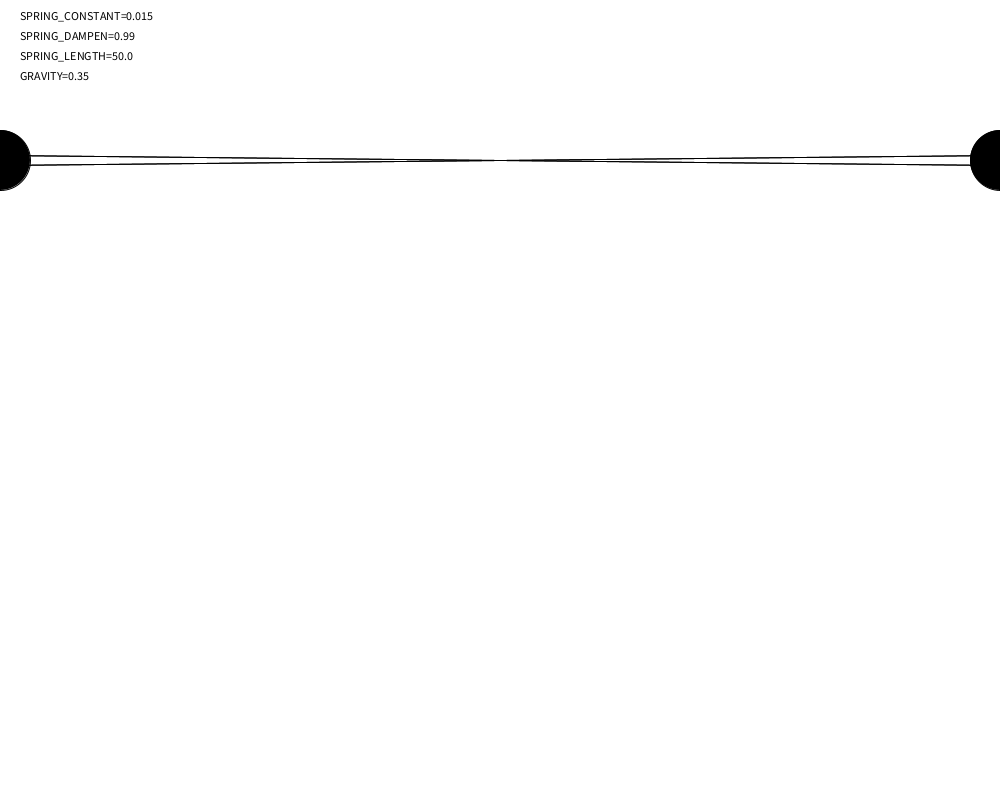
Frame 1 (no input)
Frame 60 (the mouse pressed at the canvas centre just before this capture): identical to frame 1, image omitted
Frame 120 (the mouse held since frame 60 and released just before this capture): identical to frame 1, image omitted

The Processing sketch that drew this single still picture (run headless with seeded random() and noise(); from frame 60 on, the mouse is pressed at the canvas centre):

// Processing sketch: OrbChain
// ── OrbChain.pde
final static int SPRING = 2;
static float SPRING_LENGTH = 50;
static float SPRING_DAMPEN = 0.990;
static float SPRING_CONSTANT = 0.015;
static float GRAVITY = 0.35;
final static int MODE = SPRING;
OrbList orbs;
void setup() {
  size(1000, 800);
  orbs = new OrbList();
}
void mouseClicked() {
  orbs.add(new OrbNode(mouseX,mouseY,0,0,30));
}
void keyPressed(){
  switch(key){
    case '1':
      SPRING_CONSTANT = SPRING_CONSTANT*1.05;
      break;
    case '2':
      SPRING_CONSTANT = SPRING_CONSTANT*0.95;
      break;
    case '3':
      SPRING_DAMPEN = SPRING_DAMPEN*1.05;
      break;
    case '4':
      SPRING_DAMPEN = SPRING_DAMPEN*0.95;
      break;
    case '5':
      SPRING_LENGTH = SPRING_LENGTH*1.05;
      break;
    case '6':
      SPRING_LENGTH = SPRING_LENGTH*0.95;
      break;
    case '7':
      GRAVITY = GRAVITY*1.05;
      break;
    case '8':
      GRAVITY = GRAVITY*0.95;
      break;
  }
}
void draw() {
  background(255);
  orbs.processAll();
  orbs.display();
  text("SPRING_CONSTANT="+SPRING_CONSTANT,20, 20);
  text("SPRING_DAMPEN="+SPRING_DAMPEN,20, 40);
  text("SPRING_LENGTH="+SPRING_LENGTH,20, 60);
  text("GRAVITY="+GRAVITY,20, 80);

}

// ── OrbList.pde
public class OrbList {
  OrbNode first, last;

  //create a fixed orb
  OrbList() {
    first = new FixedOrbNode(0, height/5);
    last = new FixedOrbNode(width, height/5);
    //link them to eachother
    first.next = last;
    last.prev = first;
  }

  /**
  *complete this method
  */
  void add(OrbNode orb){
    OrbNode tmp;
   if (mouseX < width/2){
    tmp = first.next;
    first.next = orb;
    orb.prev = first;
    orb.next = tmp;
    tmp.prev = orb; 
   } else{
    tmp = last.prev;
    last.prev = orb;
    orb.next = last;
    orb.prev = tmp;
    tmp.next = orb;
   }
  }

  /**
  *complete this method
  *process all nodes by running move.
  */
  void processAll() {
    OrbNode current = first;
    while (current != null){
      current.move();
      current = current.next; 
    }
  }
  /**
  *complete this method
  *Display all nodes by running their display().
  */
  void display() {
    OrbNode current = first;
    while (current != null){
      current.display();
      current = current.next; 
    }
  }
}

// ── OrbNode.pde

public class OrbNode {
  float x, y;
  float dx, dy;
  float radius;
  color c;
  OrbNode next, prev;
  public OrbNode() {  }
  public OrbNode(float x_, float y_) {
    this(x_, y_, 0.0, 0.0, 50.0);
  }
  public OrbNode(float x_, float y_, float dx_, float dy_, float radius_ ) {
    x = x_;
    y = y_;
    dx = dx_;
    dy = dy_;
    radius = radius_;
    c = color(random(255), random(255), random(255), 200);
  }
  /**
  *complete this method
  */
  void display() {
    fill(c);
    ellipse(x, y, radius*2, radius*2);
    //If next or previous exist, draw lines to them! (aim for slightly off center)
    /*you write this part*/
    if(next != null){
      line(x, y+5, next.x, next.y-5);
      line(x, y-5, next.x, next.y+5);
    }
    if (prev != null){
      line(x, y-5, prev.x, prev.y+5);
      line(x, y+5, prev.x, prev.y-5);
    }
  }

  void springAttract(OrbNode other) {
    float dist = dist(x, y, other.x, other.y) ;
    float force = (dist - SPRING_LENGTH) * SPRING_CONSTANT;
    float displacex = (x - other.x) ;
    float displacey = (y - other.y) ;
    other.dx += displacex * force / dist;
    other.dy += displacey * force / dist;
    other.dx*= SPRING_DAMPEN;
    other.dy*= SPRING_DAMPEN;
  }

  /**
  *complete this method
  */
  void move() {
    prev.springAttract(this);
    next.springAttract(this);
    //have prev and next apply spring force to this node;
    /*you write this part*/

    //apply velocity to position
    x+=dx;
    y+=dy;
    //apply gravity
    dy+=GRAVITY;
  }
}

public class FixedOrbNode extends OrbNode{
  void move() {
  }
  FixedOrbNode(float x_, float y_) {
    x = x_;
    y = y_;
    radius = 30;
    c = color(0);
  }
}
